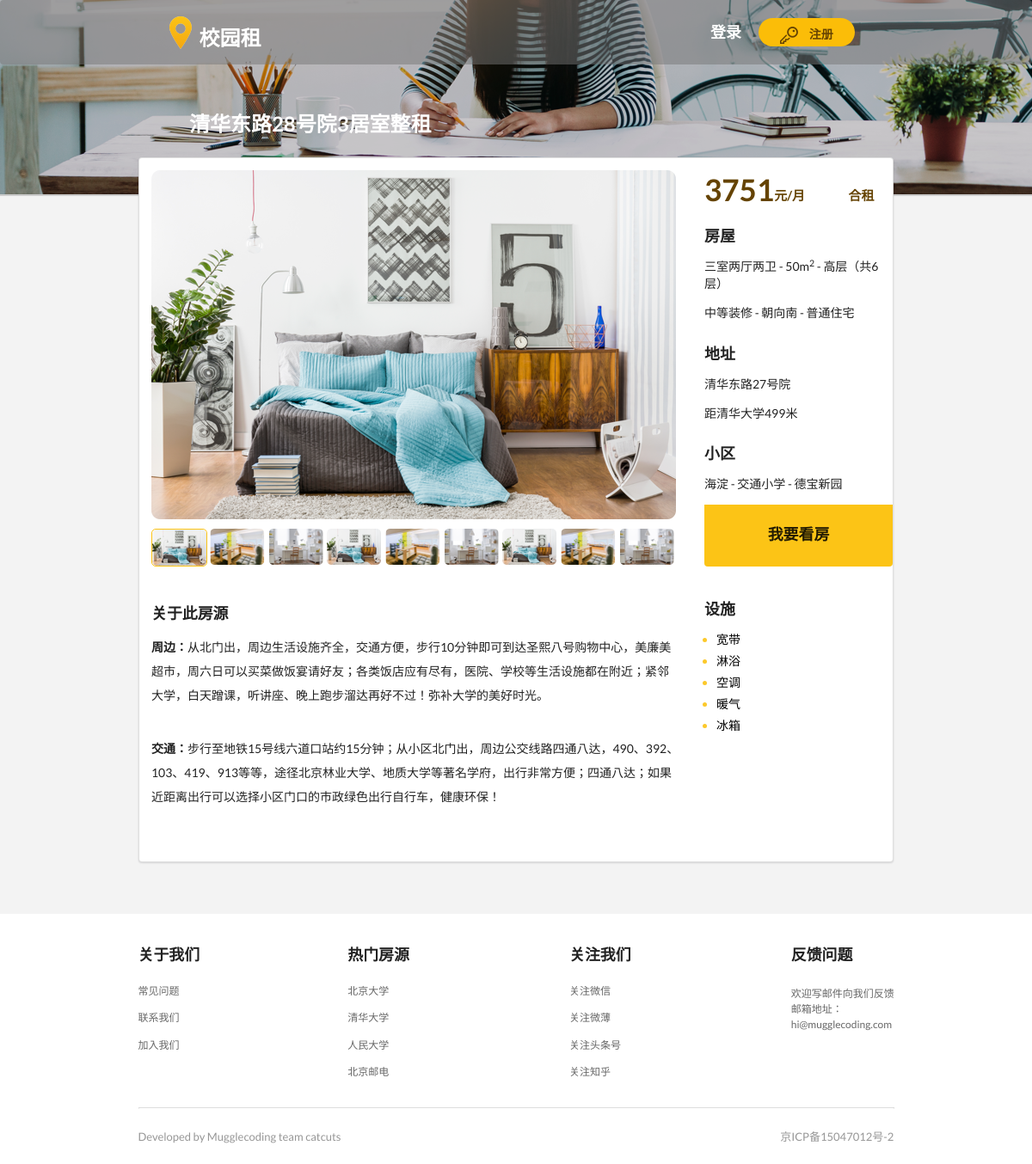
Page /detail/1/ on the committed database.
### workapp/models.py (models this page shows, shortened)
class HouseInfo(models.Model):
    title = models.CharField(max_length=200)# 房源标题
    rent = models.IntegerField(default=1000)# 房源价格
    type = models.CharField(max_length=200)# 类型
    house = models.TextField(default="",blank=True)# 房屋信息
    mianji = models.IntegerField(default=50)
    louceng = models.TextField(default="",blank=True)
    address = models.CharField(max_length=200,blank=True)# 地址信息
    community = models.TextField(default="",blank=True)# 小区信息
    circum = models.TextField(default="",blank=True)# 周边信息
    translate = models.TextField(default="",blank=True)# 交通信息
    installations = models.CharField(max_length=200,blank=True)# 设施信息
    area_to = models.ManyToManyField(to=Area, related_name='area_to')# 房源对应学校名字
    label = models.CharField( max_length=200,blank=True)# 房源标签
    houseIntroduce = models.TextField(blank=True)# 房源简介
    distance = models.IntegerField(default=500)# 房源和学校距离
    ARTICLE_CHOICES = {
        ('一室一厅一卫', '一室一厅一卫'),
        ('二室一厅一卫', '二室一厅一卫'),
        ('三室一厅一卫', '三室一厅一卫'),
        ('三室一厅两卫', '三室一厅两卫'),
        ('三室两厅两卫', '三室两厅两卫'),
        ('四室两厅两卫', '四室两厅两卫'),
    }
    housetype = models.CharField(choices=ARTICLE_CHOICES,max_length=200,blank=True)# 户型
    pic_index = models.ImageField(upload_to='house_pic',blank=True)
    pic_list = models.ImageField(upload_to='house_pic', blank=True)
    pic_max = models.ImageField(upload_to='house_pic')
    pic_1 = models.ImageField(upload_to='house_pic',blank=True)
    pic_2 = models.ImageField(upload_to='house_pic',blank=True)
    pic_3 = models.ImageField(upload_to='house_pic',blank=True)
    pic_4 = models.ImageField(upload_to='house_pic',blank=True)
    pic_5 = models.ImageField(upload_to='house_pic',blank=True)
    pic_6 = models.ImageField(upload_to='house_pic',blank=True)
    pic_7 = models.ImageField(upload_to='house_pic',blank=True)
    pic_8 = models.ImageField(upload_to='house_pic',blank=True)
    pic_9 = models.ImageField(upload_to='house_pic',blank=True)

class Area(models.Model):
    name = models.CharField(max_length=100)
    introduce = models.TextField(null=True,blank=True)
    pic = models.ImageField(upload_to='area_pic',blank='area_pic/img5.png',null=True)

### workapp/views.py (the view)
# urls.py: url(r'^detail/(?P<id>\d+)/$', detail, name='detail'),
def detail(request,id):
    context={}
    house = HouseInfo.objects.get(id=id)
    area = house.area_to.all()[0].name
    context['house'] = house
    context['area'] = area
    installations = house.installations.split(" ")
    context['installations'] = installations
    return render(request, 'detail.html', context)

### workapp/templates/detail.html (shortened to what this page needs)
<!DOCTYPE html>
{% load staticfiles %}
<html>
	<head>
		<link rel="stylesheet" type="text/css" href="{% static 'css/semantic.css' %}" />
		<link rel="stylesheet" href="{% static 'css/CampusRenting-LandingPage.css' %}" media="screen" title="no title" charset="utf-8">
		<link rel="stylesheet" type="text/css" href="{% static 'css/详情页.css' %}" />
	</head>
	<body>
		<div class="ui basic borderless segment" id="nav" style="padding: 0px;">
			<div class="ui inverted grey basic borderless two item mini menu" id="top_menu">
			<div class="item">
				<div class="ui mini image" style="margin-left: -100px;">
					<img src="/static/image/3详情页/logo.png" />
				</div>
				<a href="{% url 'index' %}" class="ui header " id="top_left_header" style="font-size: 24px;">校园租</a>
			</div>
			<div class="item">
                {% if request.user.is_authenticated %}
                    <div class="ui inverted header">
                        <a href="{% url 'userinfo' %}" class="ui mini circular image" style="top:8px;left:10px;">
                            {% if request.user.profile.profile_image %}
                                <img src="/upload/{{ request.user.profile.profile_image }}" alt="" />
                            {% else %}
                                <img src="http://semantic-ui.com/images/avatar/small/matt.jpg" alt="" />
                            {% endif %}
                        </a>
                    </div>
                    <a href="{% url 'userinfo' %}" class="ui header" id="top_right_header">{{ request.user.profile.username|default:request.user.username }}</a>
                    <a href="{% url 'logout' %}" class="ui circular button in-menu-masterhead">注销</a>
                {% else %}
                    <a href="{%url 'login'%}" class="ui header" id="top_right_header">登录</a>
                    <a href="{%url 'register'%}" class="ui circular yellow button">
                        <div class="ui image">
                            <img src="/static/image/3详情页/key_icon.png" />
                        </div>
                        <span class="header " id="button_inner_text">注册</span>
                    </a>
                {% endif %}
			</div>
		</div>
			<h2 class="ui header" style="position: absolute;margin-left: 220px;margin-top: 40px;color: white;">
				{{ house.title }}
			</h2>
		</div>
		<div class="ui basic borderless segment" id="middle_content">
			<div class="ui container segment" id="middle_inner_content">
				<div class="ui grid">
					<div class="twelve wide column">
						<div class="ui image">
							<img src="/upload/{{ house.pic_max }}" />
						</div>
						<div class="ui nine column grid">
							<div class="column" style="margin-left: 14px;">
								<img src="/upload/{{ house.pic_1 }}" / style="border: 1px solid #fcc416;
border-radius: 5px;">
							</div>
							<div class="column">
								<img src="/upload/{{ house.pic_2 }}" />
							</div>
							<div class="column">
								<img src="/upload/{{ house.pic_3 }}" />
							</div>
							<div class="column">
								<img src="/upload/{{ house.pic_4 }}" />
							</div>
							<div class="column">
								<img src="/upload/{{ house.pic_5 }}" />
							</div>
							<div class="column">
								<img src="/upload/{{ house.pic_6 }}" />
							</div>
							<div class="column">
								<img src="/upload/{{ house.pic_7 }}" />
							</div>
							<div class="column">
								<img src="/upload/{{ house.pic_8 }}" />
							</div>
							<div class="column">
								<img src="/upload/{{ house.pic_9 }}" />
							</div>
						</div>
						<div class="ui basic segment container" id="middle_bottom_content">
							<h3 class="ui header">关于此房源</h3>
							<p><b>周边：</b>{{ house.circum }} </p>
							<br />
							<p><b>交通：</b>{{ house.translate }} </p>
						</div>
					</div>
					<div class="four wide column" style="padding-left: 0px;">
						<div class="ui clearing basic segment">
							<h1 class="ui left floated header">{{ house.rent }}<h4 class="ui left floated header" >元/月</h4></h1>
							<h4 class="ui right floated header">{{ house.type }}</h4>
						</div>
						<div class="ui basic segment">
							<h3 class="ui header">房屋</h3>
							<p>{{house.housetype}} - {{ house.mianji }}m<sup>2</sup> - {{ house.louceng }}</p>
							<p>{{house.house}}</p>
							<h3 class="ui header">地址</h3>
							<p>{{ house.address }}</p>
							<p>距{{ area }}{{ house.distance }}米</p>
							<h3 class="ui header">小区</h2>
							<p>{{ house.community }}</p>
						</div>
						<a href="{% url 'appointment' id=house.id %}"><button class="ui fluid button" id="button_1" style="border-top-left-radius: 0px;border-top-right-radius: 0px;"><h3 class="ui header">我要看房</h3></button></a>
							<div class="ui basic segment container" style="margin-top: 40px;">
								<h3 class="ui header">设施</h3>
								<ul>
                                    {% for installation in installations %}
									    <li><span>{{ installation }}</span></li>
									{% endfor %}
								</ul>
							</div>
						</div>
					</div>
				</div>
			</div>
        <div class="ui vertical segment footer">
            <div class="ui container footer">
                <div class="ui grid footer">
                    <div class="four wide column in-footer">
                        <div class="ui vertical text menu in-footer">
                            <div class="item header-in-menu-footer">
                                <h3 class="ui header">关于我们</h3>
                            </div>
                            <div class="item in-menu-footer">常见问题</div>
                            <div class="item in-menu-footer">联系我们</div>
                            <div class="item in-menu-footer">加入我们</div>
                        </div>
                    </div>
                    <div class="four wide column in-footer" style="padding-left: 31px;">
                        <div class="ui vertical text menu in-footer">
                            <div class="item header-in-menu-footer">
                                <h3 class="ui header">热门房源</h3>
                            </div>
                            <div class="item in-menu-footer">北京大学</div>
                            <div class="item in-menu-footer">清华大学</div>
                            <div class="item in-menu-footer">人民大学</div>
                            <div class="item in-menu-footer">北京邮电</div>
                        </div>
                    </div>
                    <div class="four wide column in-footer" style="padding-left: 62px;">
                        <div class="ui vertical text menu in-footer">
                            <div class="item header-in-menu-footer">
                                <h3 class="ui header">关注我们</h3>
                            </div>
                            <div class="item in-menu-footer">关注微信</div>
                            <div class="item in-menu-footer">关注微薄</div>
                            <div class="item in-menu-footer">关注头条号</div>
                            <div class="item in-menu-footer">关注知乎</div>
                        </div>
                    </div>
                    <div class="four wide column in-footer" style="padding-left: 93px;">
                        <div class="ui vertical text menu in-footer">
                            <div class="item header-in-menu-footer">
                                <h3 class="ui header">反馈问题</h3>
                            </div>
                            <div class="item in-menu-footer" style="line-height: 150%;">
                                欢迎写邮件向我们反馈<br />
                                邮箱地址：<br />
                                hi@mugglecoding.com
                            </div>
                        </div>
                    </div>
                </div>
                <div class="ui divider in-footer"></div>
                <div class="text-left in-footer">
                    Developed by Mugglecoding team catcuts
                </div>
                <div class="text-right in-footer">
                    京ICP备15047012号-2
                </div>
            </div>
        </div>
	</body>
</html>

### workapp/static/css/CampusRenting-LandingPage.css (style rules this page uses)
.ui.vertical.segment.footer { height: 281px; }
.ui.container.footer { width: 879px; min-width: 879px; }
.four.wide.column.in-footer { padding-top: 24px; background-color: #ffffff; }
.item.header-in-menu-footer { min-width: 64px; font-size: 16px; color: #666666; padding-left: 0 !important; padding-bottom: 0 !important; margin-bottom: 20px !important; }
.item.in-menu-footer { min-width: 48px; font-size: 12px; color: #979797; padding-left: 0 !important; margin-top: 0px !important; margin-bottom: 11px !important; }
.ui.divider.in-footer { border: solid 1px #d8d8d8; margin-top: 19px; }
.text-left.in-footer { min-width: 226px; font-size: 13px; color: #979797; margin-top: 8px; margin-bottom: 22px; display: inline-block; }
.text-right.in-footer { min-width: 128px; font-size: 13px; color: #979797; margin-top: 8px; margin-bottom: 22px; margin-left: 508px; display: inline-block; }

### workapp/static/css/详情页.css (style rules this page uses)
#top_menu { background-color: rgba(118, 118, 118, 0.5); height: 75px; }
#top_left_header { color: white; margin-bottom: 10px; }
#top_right_header { color: white; margin:0px 20px; }
#button_inner_text { color: #654303; font-size: 14px; margin-left: 10px; }
#nav { background-image: url(../image/3详情页/banner_bg.png); background-size: cover; height: 228px; margin: 0px; }
.ui.circular.yellow.button { position: relative; height: 33px; width: 112px; }
.item { padding: 0px; }
#middle_content { background-color: #f3f3f3; height: 835px; margin: 0px; }
#middle_inner_content { height: 820px; width: 878px; position: relative; margin-left: 50%; margin-top: -5%; }
.ui.nine.column.grid > .column { width: 63px; padding: 0px; margin-top: 25px; margin-left: 5px; }
.four.wide.column > .ui.basic.segment { padding: 0px; }
.four.wide.column > .ui.clearing.basic.segment > h1 { margin-right: 0px; margin-bottom: 0px; font-size: 35px; color: #654303; }
.four.wide.column > .ui.clearing.basic.segment > h4 { margin-top: 20px; color: #654303; }
#button_1 { width: 219px; height: 72px; position: relative; background-color: #fcc416; }
#middle_bottom_content { padding-left: 0px; margin-top: 40px; }
#middle_bottom_content > p { line-height: 200%; }
ul { padding-left: 14px; }
li { color: #fcc92b;margin-top: 5px; }
li > span { color: black; }

### rows in the picture
HouseInfo: title "清华东路28号院3居室整租", pic_max (picture), pic_1 (picture), pic_2 (picture), pic_3 (picture), pic_4 (picture), pic_5 (picture), pic_6 (picture), pic_7 (picture), pic_8 (picture), pic_9 (picture), circum "从北门出，周边生活设施齐全，交通方便，步行10分钟即可到达圣熙八号购物中心，美廉美超市，周六日可以买菜做饭宴请好友；各类饭店应有尽有，医院、学校等生活设施都在附近；紧邻大学，白天蹭课，听讲座、晚上跑步溜达再好不过！弥补大学的美好时光。", translate "步行至地铁15号线六道口站约15分钟；从小区北门出，周边公交线路四通八达，490、392、103、419、913等等，途径北京林业大学、地质大学等著名学府，出行非常方便；四通八达；如果近距离出行可以选择小区门口的市政绿色出行自行车，健康环保！", rent "3751", type "合租", housetype "三室两厅两卫", mianji "50", louceng "高层（共6层）", house "中等装修 - 朝向南 - 普通住宅", address "清华东路27号院", distance "499", community "海淀 - 交通小学 - 德宝新园"
Area: name "清华大学"

### other values in the picture
{{ installation }} "宽带" "淋浴" "空调" "暖气" "冰箱"
